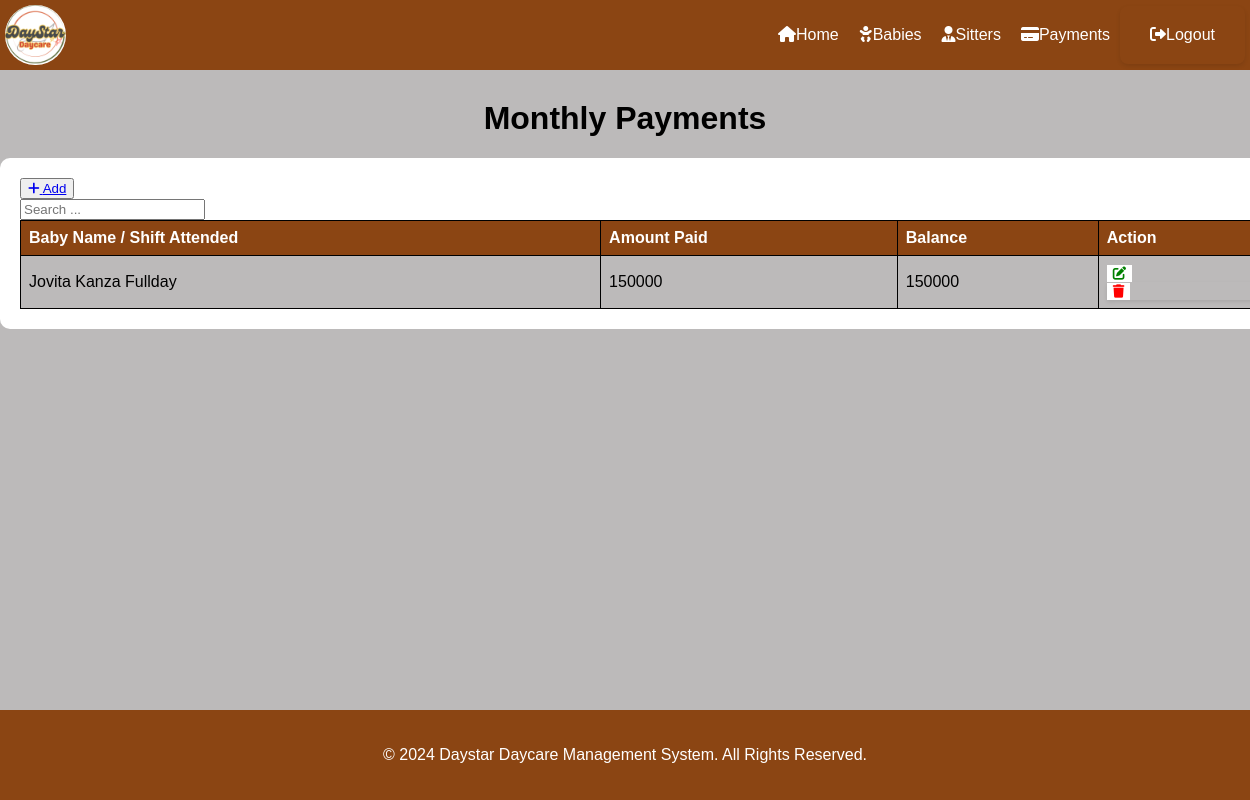
Screenshot of /monthly/ with the database file from the repository.
### ddms_app/models.py (models this page shows, shortened)
class Monthlypay(models.Model):
    departure = models.ForeignKey(
        Departure,
        on_delete=models.CASCADE,  # Deleting the Record deletes the Sitter_on_duty
        related_name='mpays',    # Allows reverse lookup
        null=True,                 # Sitter_on_duty may not always have a Record
        blank=True                 # Allows for flexibility
    )
    amount_paid = models.CharField(max_length=50, blank=True, null=True)
    balance = models.IntegerField(null=True, blank=True)

class Departure(models.Model):
    PERIOD = (
        ('Halfday', 'Halfday'),
        ('Fullday', 'Fullday'),
    )
    STATUS = (
        ('Pending', 'Pending'),
        ('Cleared', 'Cleared'),
        ('Partial', 'Partial'),
    )
    arrival = models.ForeignKey(
        Arrival,
        on_delete=models.CASCADE,
        related_name='departures',
        null=True,
        blank=True
    )
    name_person = models.CharField(max_length=50, blank=True, null=True)
    person_contact = models.CharField(max_length=50, blank=True, null=True)
    time_out = models.DateTimeField(auto_now_add = True, blank=True, null=True)
    period_stayed = models.CharField(max_length=20, blank=True, null=True, choices=PERIOD)
    payment_status = models.CharField(max_length=20, blank=True, null=True, choices=STATUS)
    comment = models.CharField(max_length=100, blank=True, null=True)

class Arrival(models.Model):
    PERIOD = (
        ('Halfday', 'Halfday'),
        ('Fullday', 'Fullday'),
    )
    STATUS = (
        ('Pending', 'Pending'),
        ('Cleared', 'Cleared'),
        ('Partial', 'Partial'),
    )
    first_name = models.CharField(max_length=50, blank=True,null=True)
    last_name = models.CharField(max_length=50, blank=True, null=True)
    name_person = models.CharField(max_length=50, blank=True, null=True)
    person_contact = models.CharField(max_length=50, blank=True, null=True)
    time_in = models.DateTimeField(auto_now_add = True, blank=True, null=True)
    period_of_stay = models.CharField(max_length=20, blank=True, null=True, choices=PERIOD)
    payment_status = models.CharField(max_length=20, blank=True, null=True, choices=STATUS )

### ddms_app/views.py (the view)
# urls.py: path('monthly/', views.monthly_list, name='monthly_list'),
def monthly_list(request):
    records = Monthlypay.objects.all()
    return render(request, 'monthly_list.html', {'records': records})

### ddms_app/templates/monthly_list.html (shortened to what this page needs)
{% extends  'base.html' %}
{% block content%}
    <h1>Monthly Payments</h1>
    <div class="mt-4 p-5 bg-secondary text-white rounded">
        <table class="table table-striped table-bordered">
            <div class="mb-3">
                <button><a href="{% url 'add_monthly' %}" class="btn btn-success">
                    <i class="fas fa-plus"></i> Add
                </a></button>
                <form class="button" style="  box-shadow: 0px; padding: 0px; border-radius: 0px; margin: 0px; max-width: 200px;" method="GET" action="{% url 'monthlys_list' %}">
                    <input type="text" name="search" class="form-control" placeholder="Search ...">
                </form>
            </div>
            <thead>
                <tr>
                    <th>Baby Name / Shift Attended</th>
                    <th>Amount Paid</th>
                    <th>Balance</th>
                    <th>Action</th>
                </tr>
            </thead>
            <tbody>
                {% for monthlypay in records %}
                <tr>
                    <td>{{ monthlypay.departure.arrival.first_name }} {{ monthlypay.departure.arrival.last_name }}
                        {{ monthlypay.departure.period_stayed }}</td>
                    <td>{{ monthlypay.amount_paid }}</td>
                    <td>{{ monthlypay.balance }}</td>
                <td>
                    <button type="submit"><a href="{% url 'edit_monthly' monthlypay.id %}"><i class="fas fa-edit"></i></a></button>
                            <form  style="  box-shadow: 0px;padding: 0px; border-radius: 0px; margin: 0px;" action="{% url 'delete_monthly' monthlypay.id %}" method="post"  onsubmit="return confirm('Are you sure you want to delete this record?');">
                                <button ><i class="fas fa-trash"></i></button>
                            </form>
                        </td>
                    </tr>
                {% endfor %}
            </tbody>
        </table>
    </div>
    {% endblock %}

### ddms_app/templates/base.html (style rules this page uses)
body { font-family: Arial, sans-serif; background-color: rgb(188, 186, 186); margin: 0; padding: 0; color:white; overflow-x: hidden; }
h1 { text-align: center; margin-top: 30px; color:#000000; }
form { max-width: 500px; margin: 0 auto; padding: 20px; border-radius: 8px; box-shadow: 0 2px 4px rgba(0, 0, 0, 0.1); }
.mt-4 { margin-top: 20px; }
.p-5 { padding: 20px; }
.bg-secondary { background-color: white; border-radius: 10px; width: 100%; }
.text-white { color: #fff; }
table { width: 100%; border-collapse: collapse; border-spacing: 0; }
th, td { border: 1px solid #000000; padding: 8px; text-align: left; }
th { background-color: #8B4513; color: white; border: 1px solid black; }
td { background-color: rgb(188, 186, 186); color:#000000 }
td button { background-color: white ; color: red; border: none; cursor: pointer; }
td button a { color:green; text-decoration: none; background-color: white; }

### rows the page displays
Monthlypay: departure.arrival.first_name "Jovita", departure.arrival.last_name "Kanza", departure.period_stayed "Fullday", amount_paid "150000", balance "150000"
